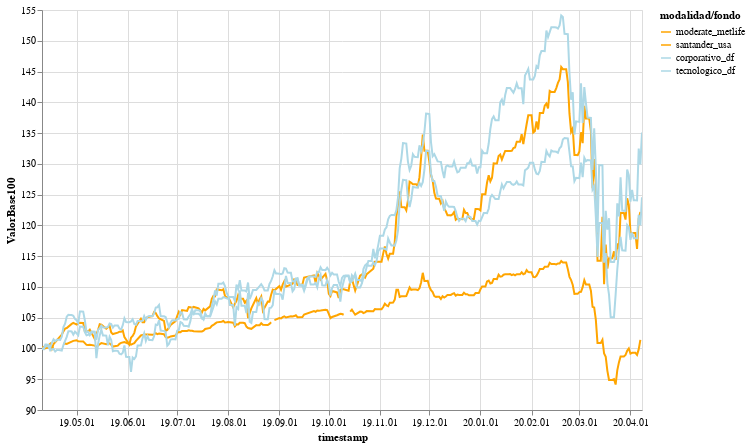

Notebook code for this chart:
### Code cell
alt.Chart(
    results_df.reset_index(level=0),
    width=600, height=400
).mark_line().encode(
    alt.X("timestamp", type="temporal", axis=alt.Axis(format="%y.%m.%d")),
    alt.Y("ValorBase100", type="quantitative", scale=alt.Scale(zero=False)),
    tooltip=["modalidad/fondo", "timestamp", "ValorBase100"],
#     shape='origin',
    color=alt.Color(field='modalidad/fondo', 
                    type='nominal',
                    scale=alt.Scale(
                        domain=['moderate_metlife', 'santander_usa', 'corporativo_df', 'tecnologico_df'], 
                        range=['orange', 'orange', 'lightblue', 'lightblue']))
).interactive()

### Figure 1 — Vega-Lite specification as saved in the notebook (floating-point values rounded to 4 significant figures; data arrays with more than 128 entries replaced by an {"elided": "..."} marker saying what was removed)
{"config": {"view": {"continuousWidth": 400, "continuousHeight": 300}}, "data": {"name": "data-0c9be44ccaaaa31b699c53ccb65edbab"}, "mark": "line", "encoding": {"color": {"type": "nominal", "field": "modalidad/fondo", "scale": {"domain": ["moderate_metlife", "santander_usa", "corporativo_df", "tecnologico_df"], "range": ["orange", "orange", "lightblue", "lightblue"]}}, "tooltip": [{"type": "nominal", "field": "modalidad/fondo"}, {"type": "nominal", "field": "timestamp"}, {"type": "quantitative", "field": "ValorBase100"}], "x": {"type": "temporal", "axis": {"format": "%y.%m.%d"}, "field": "timestamp"}, "y": {"type": "quantitative", "field": "ValorBase100", "scale": {"zero": false}}}, "height": 400, "selection": {"selector001": {"type": "interval", "bind": "scales", "encodings": ["x", "y"]}}, "width": 600, "$schema": "https://vega.github.io/schema/vega-lite/v4.8.1.json", "datasets": {"data-0c9be44ccaaaa31b699c53ccb65edbab": {"elided": "1327 records"}}}
